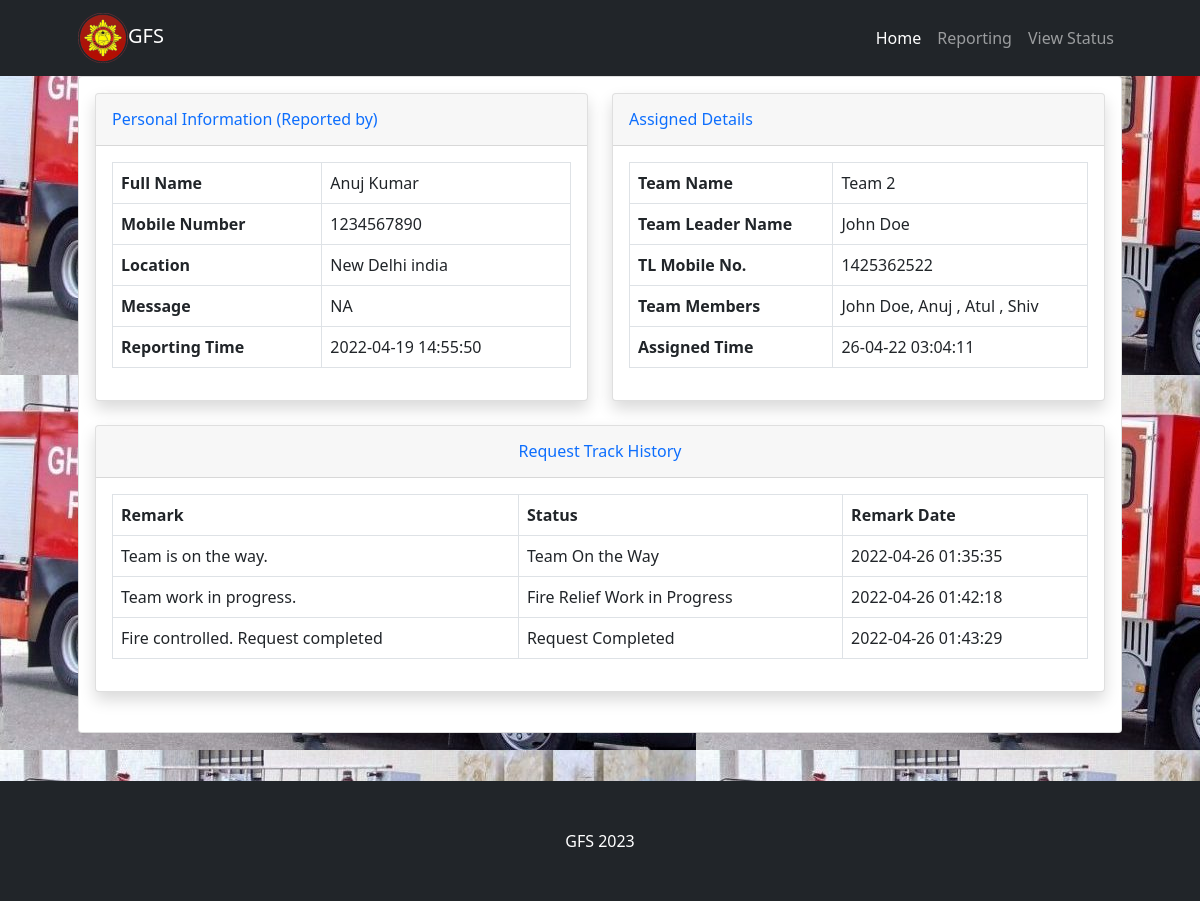
The page /ofrs/details.php?requestid=1 on the database its author committed.
### tables this page shows
CREATE TABLE `tblsite` (
  `id` int(11) NOT NULL,
  `siteTitle` varchar(255) DEFAULT NULL,
  `siteLogo` varchar(255) DEFAULT NULL
);

CREATE TABLE `tblfirereport` (
  `id` int(11) NOT NULL,
  `fullName` varchar(255) DEFAULT NULL,
  `mobileNumber` bigint(12) DEFAULT NULL,
  `location` mediumtext DEFAULT NULL,
  `messgae` mediumtext DEFAULT NULL,
  `assignTo` int(11) DEFAULT NULL,
  `status` varchar(120) DEFAULT NULL,
  `postingDate` timestamp NULL DEFAULT current_timestamp(),
  `assignTime` varchar(255) DEFAULT NULL,
  `assignTme` varchar(255) NOT NULL
);

CREATE TABLE `tblteams` (
  `id` int(11) NOT NULL,
  `teamName` varchar(255) DEFAULT NULL,
  `teamLeaderName` varchar(255) DEFAULT NULL,
  `teamLeadMobno` bigint(12) DEFAULT NULL,
  `teamMembers` mediumtext DEFAULT NULL,
  `postingDate` timestamp NULL DEFAULT current_timestamp()
);

CREATE TABLE `tblfiretequesthistory` (
  `id` int(11) NOT NULL,
  `requestId` int(11) DEFAULT NULL,
  `status` varchar(120) DEFAULT NULL,
  `remark` mediumtext DEFAULT NULL,
  `postingDate` timestamp NOT NULL DEFAULT current_timestamp()
);

### ofrs/details.php (the view, shortened to what this page needs)
<?php include_once('includes/config.php');
?>
<!DOCTYPE html>
<html lang="en">
    <head>
        <link href="css/styles.css" rel="stylesheet" />
    </head>
    <body>
<?php include_once('includes/header.php') ?>
        <div class="container px-4 px-lg-5">
            <div class="row gx-4 gx-lg-5">
                <div class="col-md-12 mb-5">
                    <div class="card h-100">
                        <div class="card-body">
  <div class="row">
                        <div class="col-lg-6">
                            <div class="card shadow mb-4">
                                <div class="card-header py-3">
                                    <h6 class="m-0 font-weight-bold text-primary">Personal Information (Reported by)</h6>
                                </div>
                                <div class="card-body">
<?php $rid=$_GET['requestid'];
$query=mysqli_query($con,"select * from tblfirereport where id='$rid'");
while($row=mysqli_fetch_array($query)){
?>
 <table class="table table-bordered"  width="100%" cellspacing="0">
    <tr>
    <th>Full Name</th>
    <td><?php echo $row['fullName'];?></td>
    </tr>
     <tr>
    <th>Mobile Number</th>
    <td><?php echo $row['mobileNumber'];?></td>
    </tr>
     <tr>
    <th>Location</th>
    <td><?php echo $row['location'];?></td>
    </tr>
     <tr>
    <th>Message</th>
    <td><?php echo $row['messgae'];?></td>
    </tr>
     <tr>
    <th>Reporting Time</th>
    <td><?php echo $row['postingDate'];?></td>
    </tr>
 </table>
<?php } ?>
                                </div>
                            </div>
                        </div>
                        <div class="col-lg-6">
                            <div class="card shadow mb-4">
                                <div class="card-header py-3">
                                    <h6 class="m-0 font-weight-bold text-primary">Assigned Details</h6>
                                </div>
                                <div class="card-body">
<?php $query=mysqli_query($con,"select * from tblfirereport
join tblteams on tblteams.id=tblfirereport.assignTo
    where tblfirereport.id='$rid'");
$count=mysqli_num_rows($query);
if($count>0){
while($row=mysqli_fetch_array($query)){ ?>
 <table class="table table-bordered"  width="100%" cellspacing="0">
    <tr>
    <th>Team Name</th>
    <td><?php echo $row['teamName'];?></td>
    </tr>
    <tr>
    <th>Team Leader Name</th>
    <td><?php echo $row['teamLeaderName'];?></td>
    </tr>
    <tr>
    <th>TL Mobile No.</th>
    <td><?php echo $row['teamLeadMobno'];?></td>
    </tr>
 <tr>
    <th>Team Members</th>
    <td><?php echo $row['teamMembers'];?></td>
    </tr>
     <tr>
    <th>Assigned Time</th>
    <td><?php echo $row['assignTme'];?></td>
    </tr>
</table>
<?php } }  else {?>
<h4  style="color:red;" align="center">Not Assigned Yet</h4>
<?php } ?>
                                </div>
                            </div>
                        </div>
                    </div>
<?php
$ret=mysqli_query($con,"select * from tblfiretequesthistory where requestId='$rid'");
$num=mysqli_num_rows($ret);
?>
<div class="row">
                         <div class="col-lg-12">
                            <div class="card shadow mb-4">
                                <div class="card-header py-3">
                                    <h6 class="m-0 font-weight-bold text-primary" align="center">Request  Track History</h6>
                                </div>
                                <div class="card-body">
<?php if($num>0){
?>
 <table class="table table-bordered"  width="100%" cellspacing="0">
<tr>
    <th>Remark</th>
    <th>Status</th>
    <th>Remark Date</th>
<?php while($result=mysqli_fetch_array($ret)){?>
</tr>
    <tr>
    <td><?php echo $result['remark'];?></td>
    <td><?php echo $result['status'];?></td>
    <td><?php echo $result['postingDate'];?></td>
    </tr>
<?php } ?>
</table>
         <?php
     } else { ?>
<h4 align="center" style="color:red"> No Tracking history found </h4>
         <?php } ?>
                                </div>
                            </div>
                        </div>
                    </div>
</div>
                    </div>
                </div>
            </div>
        </div>
<?php include_once('includes/footer.php') ?>
    </body>
</html>

### ofrs/includes/header.php (shortened to what this page needs)
                <?php $query=mysqli_query($con,"select * from tblsite");
while($row=mysqli_fetch_array($query)){
$logo=$row['siteLogo'];
$wtitle=$row['siteTitle'];
}  ?>
        <nav class="navbar navbar-expand-lg navbar-dark bg-dark">
            <div class="container px-5">
                <a class="navbar-brand" href="index.php">   <img src="admin/uploadeddata/<?php echo $logo;?>"  width="50"><?php echo $wtitle;?></a>
                <div class="collapse navbar-collapse" id="navbarSupportedContent">
                    <ul class="navbar-nav ms-auto mb-2 mb-lg-0">
                        <li class="nav-item"><a class="nav-link active" aria-current="page" href="index.php.
                            ">Home</a></li>
                        <li class="nav-item"><a class="nav-link" href="reporting.php">Reporting</a></li>
                        <li class="nav-item"><a class="nav-link" href="search.php">View Status</a></li>
                    </ul>
                </div>
            </div>
        </nav>

### ofrs/includes/footer.php
<footer class="py-5 bg-dark">
    <div class="container px-4 px-lg-5"><p class="m-0 text-center text-white"> <?php echo $wtitle;?> <?php echo date('Y');?></p></div>
</footer>

### rows shown on the page
tblsite: siteLogo (picture), siteTitle "GFS"
tblfirereport: fullName "Anuj Kumar", mobileNumber "1234567890", location "New Delhi india", messgae "NA", postingDate "2022-04-19 14:55:50", tblteams.teamName "Team 2", tblteams.teamLeaderName "John Doe", tblteams.teamLeadMobno "1425362522", tblteams.teamMembers "John Doe, Anuj , Atul , Shiv", assignTme "26-04-22 03:04:11"
tblfiretequesthistory: remark "Team is on the way.", status "Team On the Way", postingDate "2022-04-26 01:35:35"
tblfiretequesthistory: remark "Team work in progress.", status "Fire Relief Work in Progress", postingDate "2022-04-26 01:42:18"
tblfiretequesthistory: remark "Fire controlled. Request completed", status "Request Completed", postingDate "2022-04-26 01:43:29"
